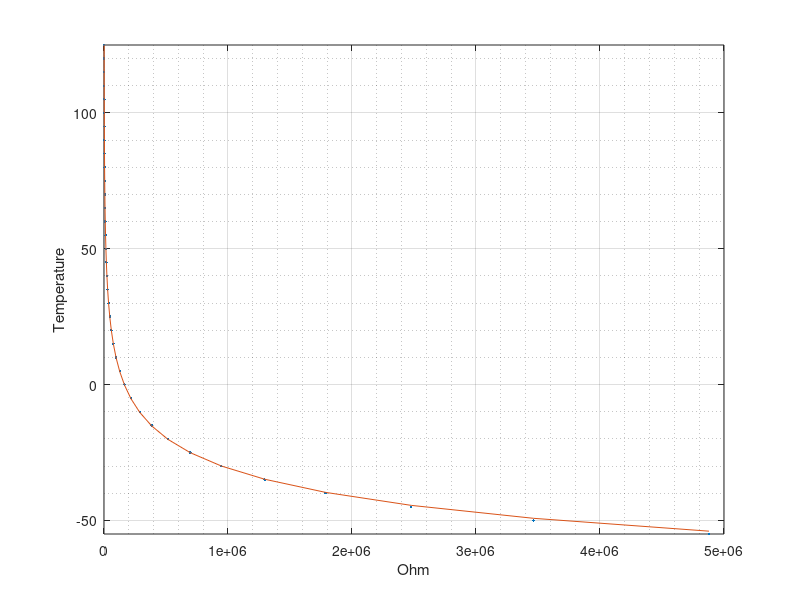
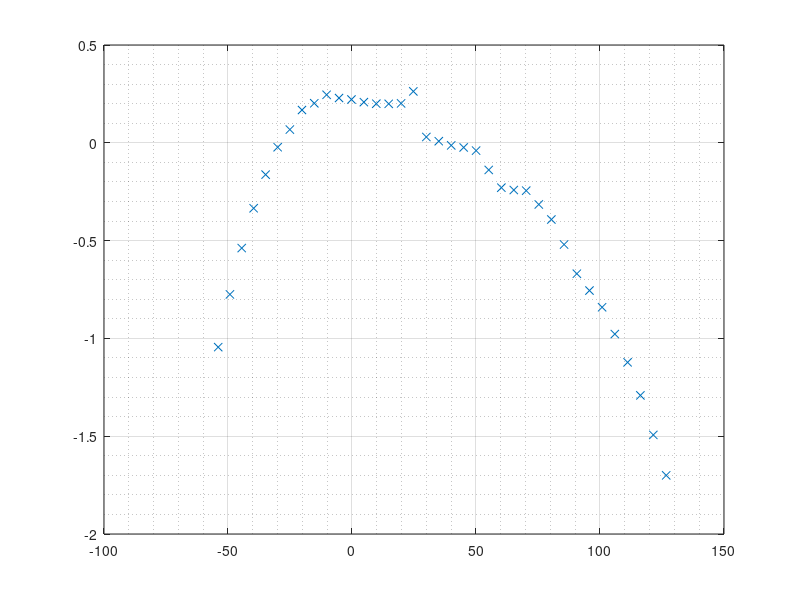
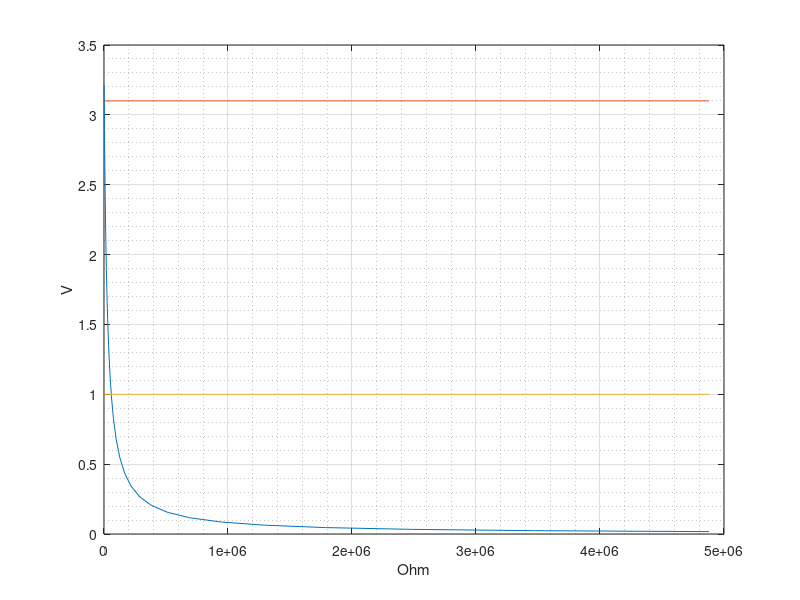
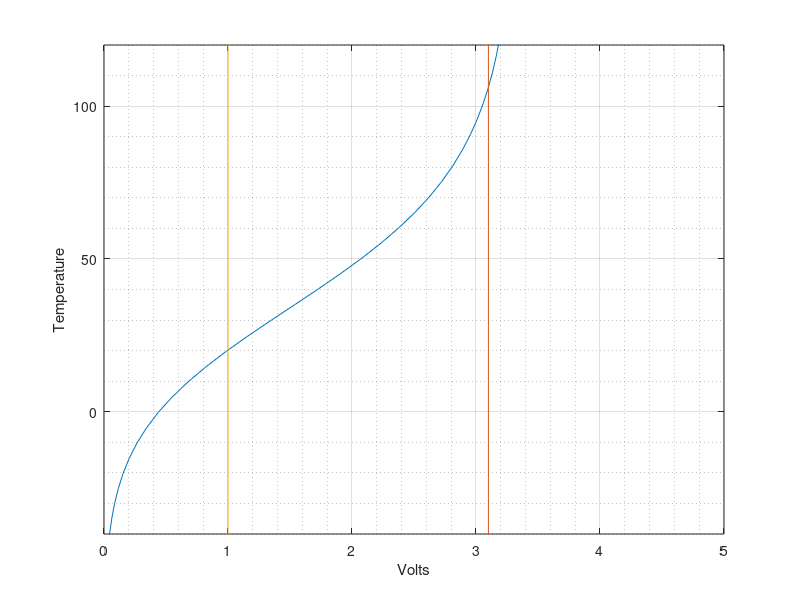

The MATLAB source for these figures, in order:
clear all; close all;

Vdd = 5;

t0 = 273.15;
T25 = 25+t0;
data10k = [    
-55.0   1214600     
-50.0   844390      
-45.0   592430      
-40.0   419380      
-35.0   299480      
-30.0   215670      
-25.0   156410      
-20.0   114660      
-15.0   84510       
-10.0   62927       
-5.0    47077       
0.0    35563       
5.0    27119       
10.0   20860       
15.0   16204       
20.0   12683       
25.0   10000       
30.0   7942        
35.0   6327        
40.0   5074        
45.0   4103        
50.0   3336        
55.0   2724        
60.0   2237        
65.0   1846        
70.0   1530        
75.0   1275        
80.0   1068        
85.0   899.3       
90.0   760.7       
95.0   645.2       
100.0  549.4       
105.0  470.0       
110.0  403.6       
115.0  347.4       
120.0  300.1       
125.0  260.1  
];

data47k = [
-55.0 4879100     
-50.0 3464200     
-45.0 2478000     
-40.0 1785400     
-35.0 1295600     
-30.0 946690      
-25.0 695650      
-20.0 515860      
-15.0 384200      
-10.0 288610      
-5.0  217760      
0.0   165640      
5.0   126880      
10.0  97906       
15.0  76090       
20.0  59531       
25.0  47000       
30.0  36825       
35.0  29315       
40.0  23470       
45.0  18903       
50.0  15302       
55.0  12409       
60.0  10118       
65.0  8316        
70.0  6869        
75.0  5685        
80.0  4725        
85.0  3937        
90.0  3292        
95.0  2770        
100.0 2340        
105.0 1981        
110.0 1683        
115.0 1434        
120.0 1225        
125.0 1050        
];

data = data47k;
Rt = data(:,2);

controlPoints = [
10.0  97906  
40.0  23470        
55.0  12409         
];
correction = -0.2;

% 5.0   126880  
% 40.0  23470        
% 55.0  12409       


T = [controlPoints(:,1)'] + t0;
R = [controlPoints(:,2)'];
L = log(R);
Y = 1./T;
y2 = (Y(2) - Y(1))/(L(2)-L(1));
y3 = (Y(3) - Y(1))/(L(3)-L(1));
C = ((y3-y2)/(L(3)-L(2)))/sum(L);
B = y2 - C * (L(1)^2 + L(1)*L(2)+ L(3)^2);
A = Y(1) - (B + L(1)^2*C)*L(1);
t = 1./(A + B.*log(Rt)+C.*((log(Rt).^3)))+correction;

figure(1);
plot(data(:,2),data(:,1),'.');
hold on;
plot(Rt, t-t0);
ylim([-55 125]);
grid on; grid minor;
xlabel('Ohm');
ylabel('Temperature');

figure(2);
err = data(:,1) - t + t0;
plot(t-t0, err, 'x');
grid on; grid minor;

% air
% Rs = 300000;
% Rgnd = 499000;

% water
Rs = (10000*47000)/(10000+47000);
Rgnd = (20000*100000)/(20000+100000);

Vt = 5*Rgnd./(Rt+Rgnd + Rs);

figure(3)
plot(Rt, Vt);
hold on;

plot([Rt(1) Rt(end)], [3.1 3.1]);
plot([Rt(1) Rt(end)], [1 1]);
xlabel('Ohm');
ylabel('V');
grid on; grid minor;


figure(4);
plot(Vt, t-t0);
xlim([0 5]);
ylim([-40 120]);
ylabel('Temperature');
xlabel('Volts');
hold on;
plot([3.1 3.1], [t(1)-t0 t(end)-t0]);
plot([1 1], [t(1)-t0 t(end)-t0]);
grid on; grid minor;

figure(4);
